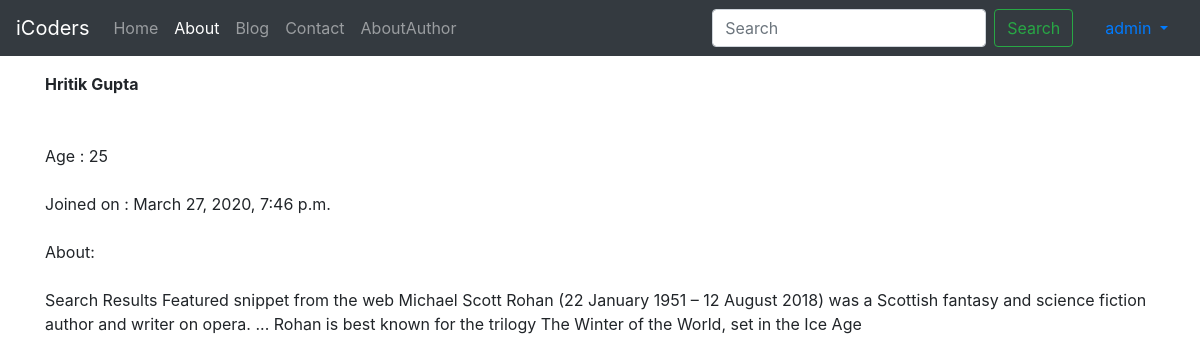
Screenshot of /author/hritik-gupta (signed in) with the database file from the repository.
### author/models.py (models this page shows)
class Author(models.Model):
    sno=models.AutoField(primary_key=True)
    Name=models.CharField(max_length=50)
    Age=models.IntegerField()
    Bio=models.TextField()
    Slug=models.CharField(max_length=30)
    Joined=models.DateTimeField(blank=True)
    author = models.ForeignKey(User, default=None,on_delete=models.CASCADE)
    def __str__(self):
        return  self.Name

### author/views.py (the view)
# urls.py: path('<str:slug>',views.AboutAuthor,name='AboutAuthor'),
def AboutAuthor(request,slug):
    author=Author.objects.filter(Slug=slug)[0]
    print(author)
    param={'author':author}
    print(author)
    return render(request,'author/about.html',param)

### templates/author/about.html (shortened to what this page needs)
{% extends "base.html" %}
{% block About %} active {% endblock About %}
{% block body %}
<div class="container my-3">
<strong>{{author.Name}}</strong>
<br><br><br>
Age : {{author.Age}}
<br><br>
Joined on : {{author.Joined}}
<br><br>
About:
<br><br>
<p>{{author.Bio}}</p>
</div>
{% endblock body %}

### templates/base.html (shortened to what this page needs)
<!doctype html>
<html lang="en">
<head>
  <link rel="stylesheet" href="https://stackpath.bootstrapcdn.com/bootstrap/4.3.1/css/bootstrap.min.css"
>
</head>
<nav class="navbar navbar-expand-lg navbar-dark bg-dark">
  <a class="navbar-brand" href="/">iCoders</a>
  <div class="collapse navbar-collapse" id="navbarSupportedContent">
    <ul class="navbar-nav mr-auto">
      <li class="nav-item ">
        <a class="nav-link {% block Home %} {% endblock Home %}"  href="/">Home <span class="sr-only">(current)</span></a>
      </li>
      <li class="nav-item">
        <a class="nav-link {% block About %} {% endblock About %}" href='/about'>About</a>
      </li>
      <li class="nav-item">
        <a class="nav-link {% block Blog %} {% endblock Blog %}" href='/blog'>Blog</a>
      </li>
      <li class="nav-item">
        <a class="nav-link {% block Contact %} {% endblock Contact %}" href='/contact'>Contact</a>
      </li>
      <li class="nav-item">
        <a class="nav-link {% block Author %} {% endblock Author %}" href='/author'>AboutAuthor</a>
      </li>
    </ul>
    <form class="form-inline my-2 my-lg-0 mx-3" form method="get" action="/search">
        <input class="form-control mr-sm-2" type="search" name='query' id ='query' placeholder="Search" aria-label="Search">
        <button class="btn btn-outline-success my-2 my-sm-0" type="submit">Search</button>
      </form>
    {% if user.is_authenticated %}
    <ul class="nav-bar nav">
      <li class="nav-item dropdown ">
        <a class="nav-link dropdown-toggle" href="#" id="navbarDropdown" role="button" data-toggle="dropdown" aria-haspopup="true" aria-expanded="false">
          {{request.user}}
        </a>
      </li>
      </ul>
      {% else %}
    <button type="button" class="btn btn-success mr-1" data-toggle="modal" data-target="#loginmodal">
      Login
    </button>
      <button type="button" class="btn btn-success mr-1" data-toggle="modal" data-target="#signupmodal">
        SignUp</button>
      {% endif %}
  </div>
</nav>
{% block body %} {% endblock body %}
</body>
</html>

### rows the page displays
Author: Name "Hritik Gupta", Age "25", Joined "March 27, 2020, 7:46 p.m.", Bio "Search Results Featured snippet from the web Michael Scott Rohan (22 January 1951 – 12 August 2018) was a Scottish fantasy and science fiction author and writer on opera. ... Rohan is best known for the trilogy The Winter of the World, set in the Ice Age"

### other values shown
{{ request.user }} "admin"
